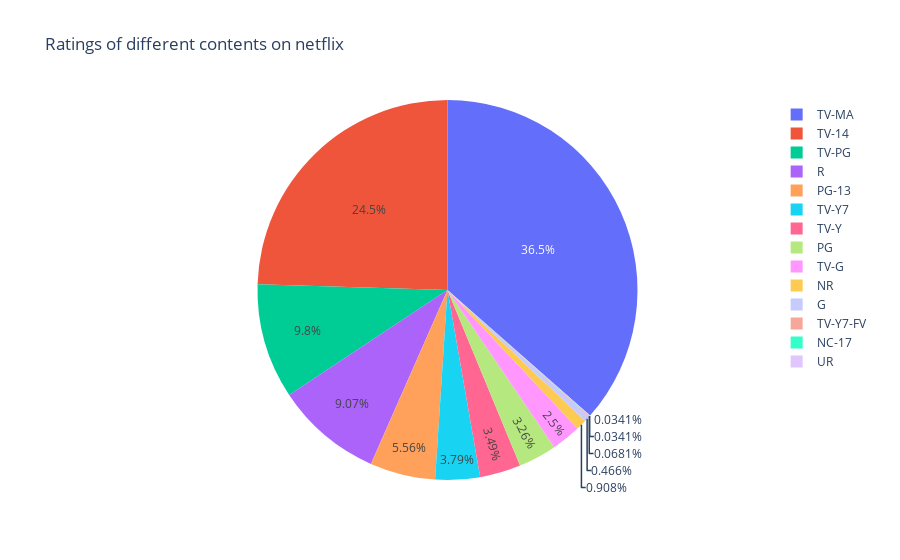

The notebook cell this image was saved under:
### Code cell
p=df.groupby(['rating']).size().reset_index(name='counts')
piechart=px.pie(p,values='counts',names='rating',title='Ratings of different contents on netflix')
piechart.show()

### Figure 1 — Plotly figure (JSON) as saved in the notebook; plotly's stock layout.template omitted (floating-point values rounded to 4 significant figures)
{"data": [{"domain": {"x": [0, 1], "y": [0, 1]}, "hovertemplate": "rating=%{label}<br>counts=%{value}<extra></extra>", "labels": ["G", "NC-17", "NR", "PG", "PG-13", "R", "TV-14", "TV-G", "TV-MA", "TV-PG", "TV-Y", "TV-Y7", "TV-Y7-FV", "UR"], "legendgroup": "", "name": "", "showlegend": true, "type": "pie", "values": [41, 3, 80, 287, 490, 799, 2160, 220, 3214, 863, 307, 334, 6, 3]}], "layout": {"legend": {"tracegroupgap": 0}, "title": {"text": "Ratings of different contents on netflix"}}}
